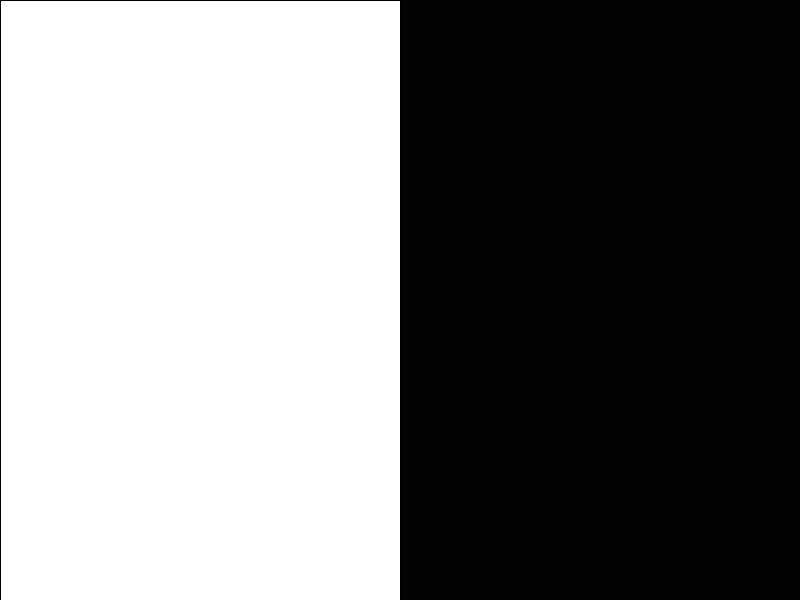
Frame 1 (no input)
Frame 60 (the mouse pressed at the canvas centre just before this capture): identical to frame 1, image omitted
Frame 120 (the mouse held since frame 60 and released just before this capture): blank canvas, image omitted

The Processing sketch that drew this single still picture (run headless with seeded random() and noise(); from frame 60 on, the mouse is pressed at the canvas centre):

// Processing sketch: sketch_5_1_start
// ── sketch_5_1_start.pde
void setup() {
size(800, 600);
}
void draw() {
  background(2);
  if(mouseX <width/2) {
    fill(255);
    rect(0,0, width/2, height);
  }
}
